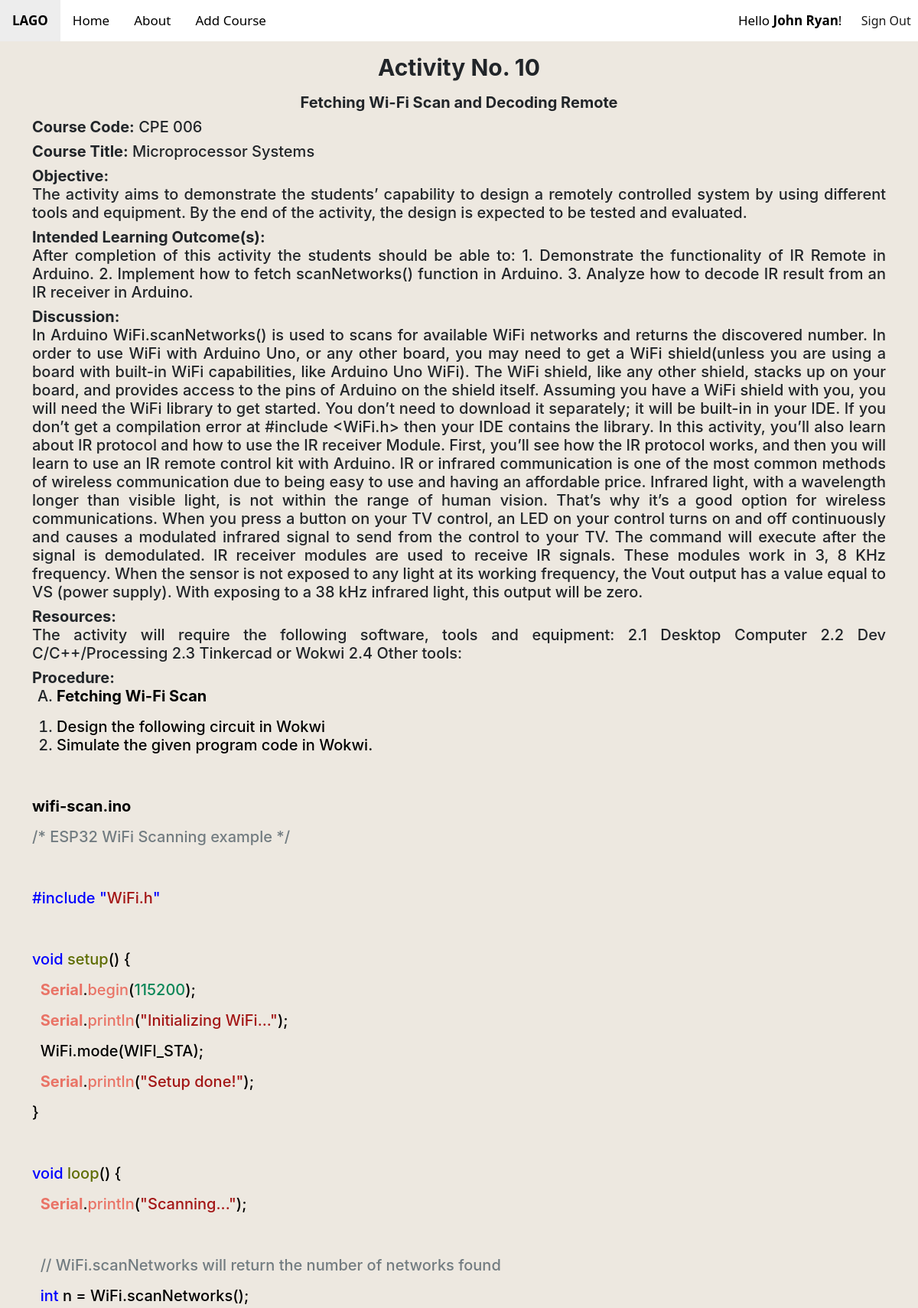
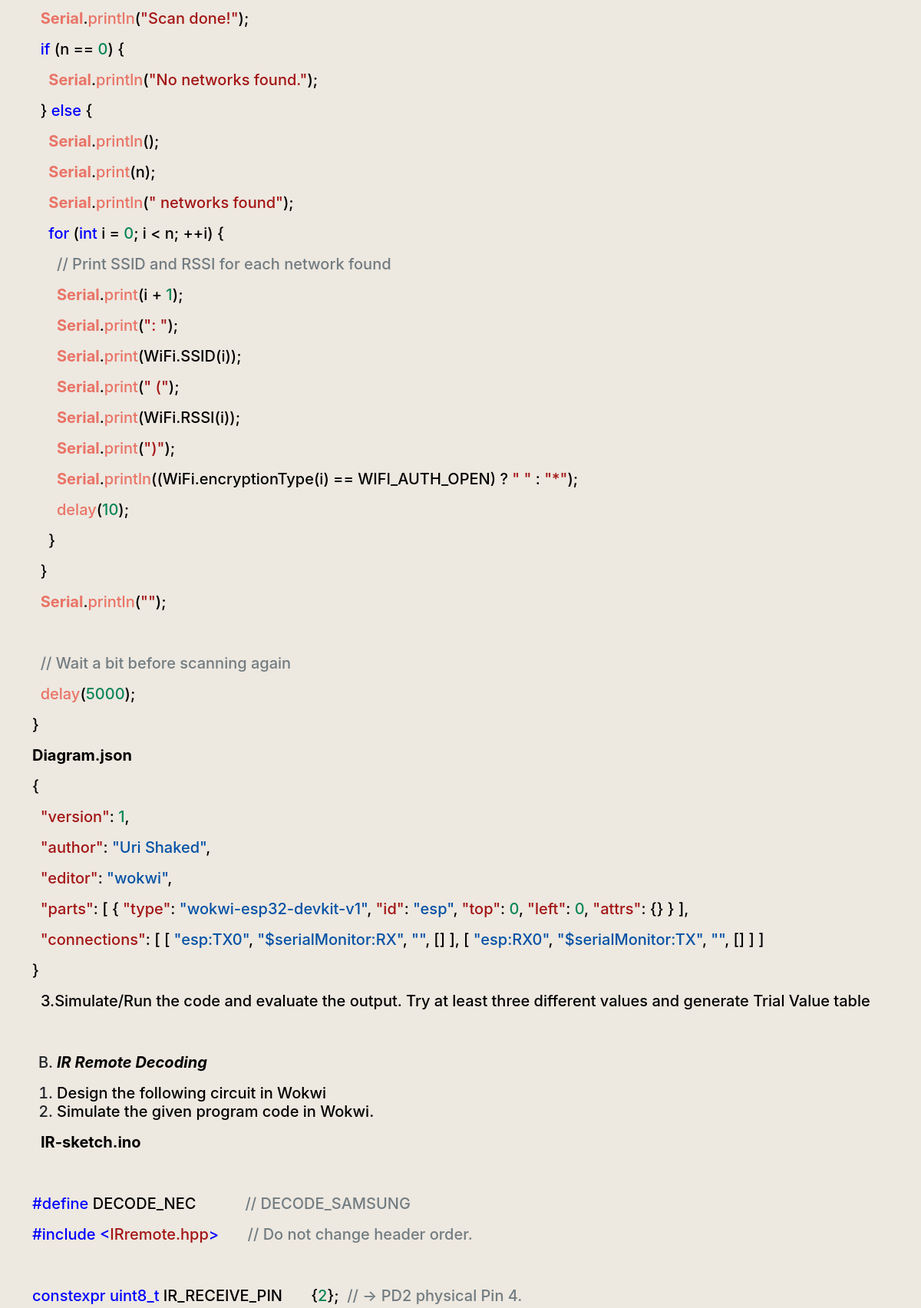
The app's page /home/view/8/ (signed in, upper part) with its own data (2 pictures, top to bottom).
### main/models.py (models this page shows, shortened)
class labmanual(models.Model):
    id = models.AutoField(primary_key=True)
    author = models.ForeignKey(User, editable=False, on_delete=models.CASCADE)
    date_created = models.DateTimeField(default=timezone.now)
    act_no = models.IntegerField()
    lab_title = models.CharField(max_length=50)
    course_code = models.CharField(max_length=50)
    course_title = models.CharField(max_length=100)
    objective = models.TextField()
    ilos = models.TextField()
    discussion = models.TextField()
    res = models.TextField()
    procedures = RichTextField(blank=True, null=True)
    questions = models.TextField()
    supplementary = models.TextField()
    image_1 = models.ImageField(upload_to='images/')
    image_2 = models.ImageField(upload_to='images/')

### main/views.py (the view)
# urls.py: path("home/view/<int:pk>/", login_required(labDetailView.as_view(), login_url='/'), name="preview"),
class labDetailView(DetailView):
    model = labmanual
    labmanual_list = labmanual.objects.all()
    context_object_name: 'labmanual_list'
    template_name = 'main/preview.html'

### main/templates/main/preview.html (shortened to what this page needs)
{% extends 'main/base.html' %}
{% block previous %}
    <a href=".." class="active"><b>LAGO</b></a>
{% endblock %}
{% block body %}
    <div class = "container">
        <div class = "row">
            <p><h1 style="text-align:center; font-size:30px;font-family:'Inter', sans-serif; margin-bottom:0" ><b>Activity No. {{ object.act_no }}</b></h1></p>
            <h1 style="text-align:center; font-size:20px;font-family:'Inter', sans-serif;" ><b>{{ object.lab_title }}</b></h1>
            <div class="col">
                <div id = "heading", name = "heading" >
                    <h1 style="text-align:justify; font-size:20px;font-family:'Inter', sans-serif;margin-bottom:10;" ><b>Course Code:</b> {{ object.course_code }}</h1>
                    <h1 style="text-align:justify; font-size:20px;font-family:'Inter', sans-serif;margin-bottom:10;" ><b>Course Title:</b> {{ object.course_title }}</h1>
                </div>
                <div id = "content", name = "content" >
                    <h1 style="text-align:justify; font-size:20px;font-family:'Inter', sans-serif;margin-bottom:10;" ><b>Objective:<br></b> {{ object.objective }}</h1>
                    <h1 style="text-align:justify; font-size:20px;font-family:'Inter', sans-serif;margin-bottom:10;" ><b>Intended Learning Outcome(s):<br></b> {{ object.ilos }}</h1>
                    <h1 style="text-align:justify; font-size:20px;font-family:'Inter', sans-serif;margin-bottom:10;" ><b>Discussion:<br></b> {{ object.discussion }}</h1>
                    <h1 style="text-align:justify; font-size:20px;font-family:'Inter', sans-serif;margin-bottom:10;" ><b>Resources:<br></b> {{ object.res }}</h1>
                    <h1 style="text-align:justify; font-size:20px;font-family:'Inter', sans-serif;margin-bottom:10;" ><b>Procedure:<br></b> {{ object.procedures|safe }}</h1>
                </div>
            </div>
        </div>
        <br><br><br>
        <br><br>
     </div>
</body>
{% endblock %}

### main/templates/main/base.html (shortened to what this page needs)
<!doctype html>
<html lang="en">
    <head>
        <link rel="stylesheet" href="https://cdnjs.cloudflare.com/ajax/libs/font-awesome/4.7.0/css/font-awesome.min.css">
        <link rel="stylesheet" href="https://cdn.jsdelivr.net/npm/bootstrap-icons@1.9.1/font/bootstrap-icons.css">
        <link href="https://cdn.jsdelivr.net/npm/bootstrap@5.2.2/dist/css/bootstrap.min.css" rel="stylesheet">
        <link rel="stylesheet" href="https://stackpath.bootstrapcdn.com/font-awesome/4.7.0/css/font-awesome.min.css">
        <div class="topnav bg-white" id="myTopnav">
            {% block previous %}{% endblock %}
            <a href="/home">Home</a>
            <a href="/home/about">About</a>
            <a href="/home/add_course">Add Course</a>
            <div class="d-flex flex-row-reverse">
                <button onclick="document.getElementById('id01').style.display='block'">Sign Out</button>
                <a href="/home/profile/">Hello&nbsp;<b>{{request.user.first_name}}</b>!</a>
            </div>
        </div>
    </head>
    <body style="background-color: #ede8e0;">
        {% block body %}
        {% endblock %}
    </body>
</html>

### records on screen
labmanual: act_no "10", lab_title "Fetching Wi-Fi Scan and Decoding Remote", course_code "CPE 006", course_title "Microprocessor Systems", objective "The activity aims to demonstrate the students’ capability to design a remotely controlled system by using different tools and equipment. By the end of the activity, the design is expected to be tested and evaluated.", ilos "After completion of this activity the students should be able to: 1. Demonstrate the functionality of IR Remote in Arduino. 2. Implement how to fetch scanNetworks() function in Arduino. 3. Analyze how to decode IR result from an IR receiver in Arduino.", discussion "In Arduino WiFi.scanNetworks() is used to scans for available WiFi networks and returns the discovered number. In order to use WiFi with Arduino Uno, or any other board, you may need to get a WiFi shield(unless you are using a board with built-in WiFi capabilities, like Arduino Uno WiFi). The WiFi shield, like any other shield, stacks up on your board, and provides access to the pins of Arduino on the shield itself. Assuming you have a WiFi shield with you, you will need the WiFi library to get started. You don’t need to download it separately; it will be built-in in your IDE. If you don’t get a compilation error at #include <WiFi.h> then your IDE contains the library. In this activity,…", res "The activity will require the following software, tools and equipment: 2.1 Desktop Computer 2.2 Dev C/C++/Processing 2.3 Tinkercad or Wokwi 2.4 Other tools:", procedures "Fetching Wi-Fi Scan Design the following circuit in Wokwi Simulate the given program code in Wokwi. wifi-scan.ino /* ESP32 WiFi Scanning example */ #include \" WiFi.h \" void setup () { Serial . begin ( 115200 ); Serial . println ( \"Initializing WiFi...\" ); WiFi.mode(WIFI_STA); Serial . println ( \"Setup done!\" ); } void loop () { Serial . println ( \"Scanning...\" ); // WiFi.scanNetworks will return the number of networks found int n = WiFi.scanNetworks(); Serial . println ( \"Scan done!\" ); if (n == 0 ) { Serial . println ( \"No networks found.\" ); } else { Serial . println (); Serial . print (n); Serial . println ( \" networks found\" ); for ( int i = 0 ; i < n; ++i) { // Print SSID and RSSI for…"

### other values on screen
{{ request.user.first_name }} "John Ryan"
